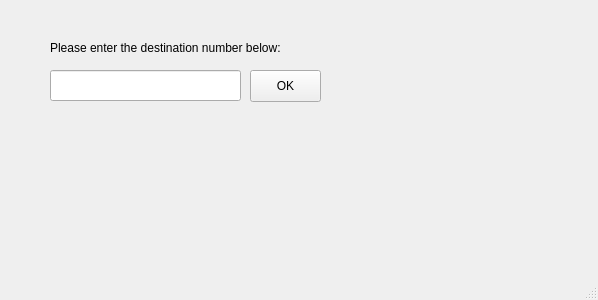
<?xml version="1.0" encoding="UTF-8"?>
<ui version="4.0">
 <class>mainWindow</class>
 <widget class="QMainWindow" name="mainWindow">
  <property name="geometry">
   <rect>
    <x>0</x>
    <y>0</y>
    <width>598</width>
    <height>300</height>
   </rect>
  </property>
  <property name="windowTitle">
   <string>MainWindow</string>
  </property>
  <widget class="QWidget" name="centralwidget">
   <widget class="QPushButton" name="btnOK">
    <property name="geometry">
     <rect>
      <x>250</x>
      <y>70</y>
      <width>71</width>
      <height>32</height>
     </rect>
    </property>
    <property name="text">
     <string>OK</string>
    </property>
   </widget>
   <widget class="QLabel" name="lblEnter">
    <property name="geometry">
     <rect>
      <x>50</x>
      <y>40</y>
      <width>271</width>
      <height>16</height>
     </rect>
    </property>
    <property name="text">
     <string>Please enter the destination number below:</string>
    </property>
   </widget>
   <widget class="QLineEdit" name="txtEnter">
    <property name="geometry">
     <rect>
      <x>50</x>
      <y>70</y>
      <width>191</width>
      <height>31</height>
     </rect>
    </property>
   </widget>
  </widget>
  <widget class="QStatusBar" name="statusbar"/>
 </widget>
 <resources/>
 <connections/>
</ui>
